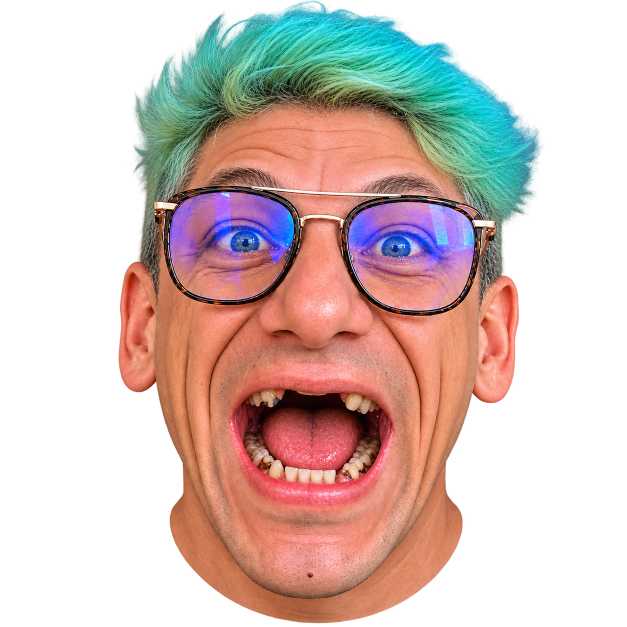
#> input picture jefes/Papi Micky.png, 1254 x 1254 px (shown at 1/2 size)
$ python cortar-jefe.py '../jefes/Papi Micky.png' 5
#> lines starting #> are read from the running program, lines starting #| are printed output that depends on the picture
#!/usr/bin/env python3
"""Prepara la foto de un jefe para el juego.

    python tools/cortar-jefe.py FOTO.png NUMERO

NUMERO es 1..5 y decide el archivo de salida (assets/sprites/boss-N.png).

Que hace:
  1. Recorta el margen transparente que sobra alrededor de la cabeza.
  2. La encaja centrada en un cuadrado, sin deformarla.
  3. La exporta al tamano que usa el juego.

Lo que NO hace: quitar el fondo. La foto tiene que llegar YA recortada, en PNG
con transparencia, igual que llego la de Rene. Si tiene fondo, el juego
dibujaria un cuadrado en vez de una cabeza, porque las celdas destruibles se
calculan leyendo la transparencia.

Requiere Pillow:  pip install pillow
"""
import os
import sys

try:
    from PIL import Image
except ImportError:
    sys.exit("Falta Pillow. Instalalo con:  pip install pillow")

LADO = 250          # tiene que coincidir con CONFIG.JEFES.ANCHO / ALTO
MARGEN = 0.04       # aire alrededor de la cabeza, en proporcion al lado
DESTINO = os.path.join(os.path.dirname(os.path.abspath(__file__)),
                       "..", "assets", "sprites")


def preparar(origen, numero):
#> called with origen = '../jefes/Papi Micky.png', numero = 5
    im = Image.open(origen).convert("RGBA")
#> im is the input picture: PIL image 1254x1254 RGBA; mean R, G, B, A 85, 65.9, 60.5, 124.1

    caja = im.getbbox()          # descarta el borde totalmente transparente
#> caja = (0, 0, 1176, 1254)
    if caja:
        im = im.crop(caja)
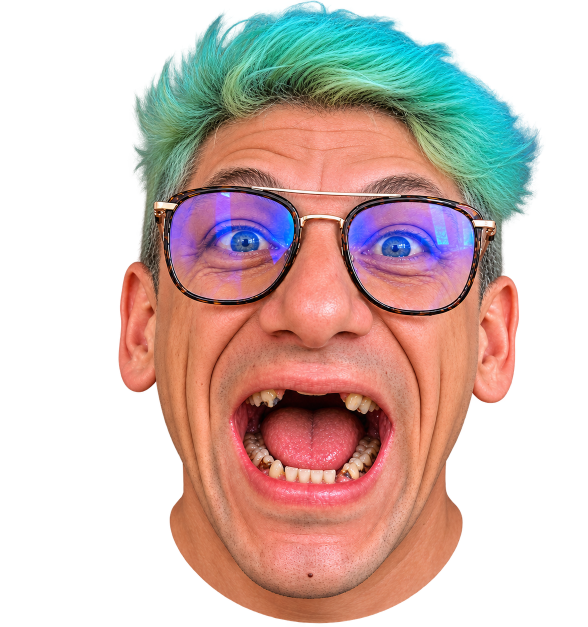
#> im: PIL image 1176x1254 RGBA (shown at 1/2 size); mean R, G, B, A 90.6, 70.3, 64.6, 132.4; transparent parts drawn white

    # Aviso util: si casi todo es opaco, la foto trae fondo y saldra cuadrada.
    alfa = im.getchannel("A")
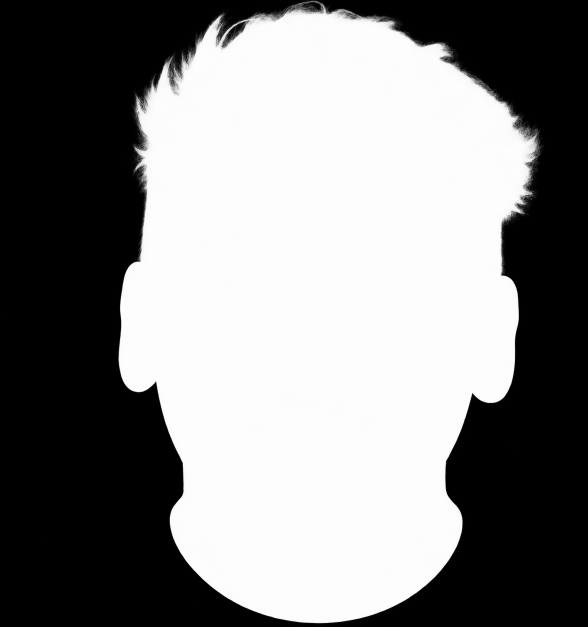
#> alfa: PIL image 1176x1254 L (shown at 1/2 size); min 0, max 255, mean 132.4
    opacos = sum(alfa.histogram()[250:])
#> opacos = 748343
    if opacos > 0.97 * im.width * im.height:
        print("  AVISO: la foto no parece tener fondo transparente.")
        print("         El jefe se vera como un cuadrado. Recortala antes.")

    util = int(LADO * (1 - 2 * MARGEN))
    escala = min(util / im.width, util / im.height)
#> escala = 0.183
    nuevo = im.resize((max(1, round(im.width * escala)),
                       max(1, round(im.height * escala))), Image.LANCZOS)
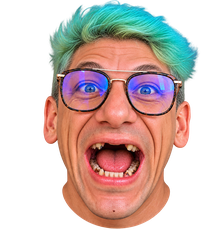
#> nuevo: PIL image 216x230 RGBA; mean R, G, B, A 91.7, 71, 64.9, 132.4; transparent parts drawn white

    lienzo = Image.new("RGBA", (LADO, LADO), (0, 0, 0, 0))
#> lienzo: PIL image 250x250 RGBA; every value is 0
    lienzo.paste(nuevo, ((LADO - nuevo.width) // 2, (LADO - nuevo.height) // 2), nuevo)
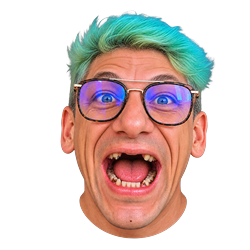
#> lienzo: PIL image 250x250 RGBA; mean R, G, B, A 69.8, 53, 48.4, 103.4; transparent parts drawn white

    salida = os.path.join(DESTINO, "boss-%d.png" % numero)
    lienzo.save(salida)
    solidas = sum(lienzo.getchannel("A").histogram()[40:])
#> solidas = 26101
    print("  %s  %dx%d  %.0f%% de la caja es cara" %
          (os.path.basename(salida), LADO, LADO, 100.0 * solidas / (LADO * LADO)))
#|   boss-5.png  250x250  42% de la caja es cara


if __name__ == "__main__":
    if len(sys.argv) < 3:
        sys.exit(__doc__)
    preparar(sys.argv[1], int(sys.argv[2]))

$ run again, on jefes/huevito-rey.png
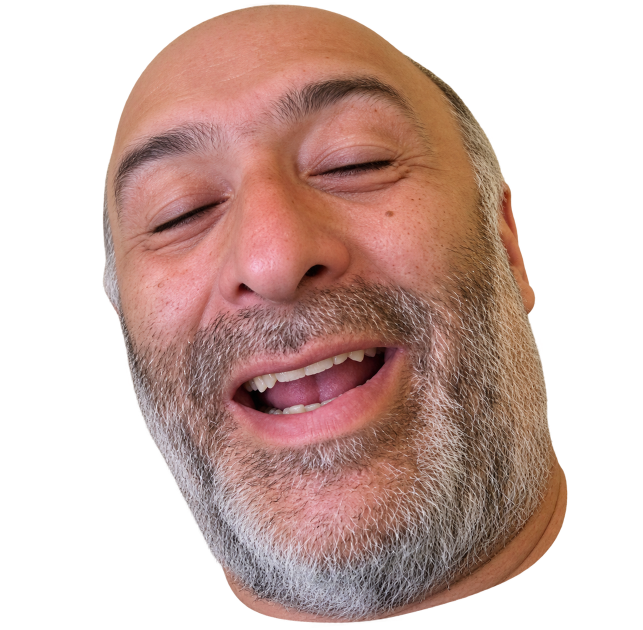
#> input picture jefes/huevito-rey.png, 1286 x 1259 px (shown at 1/2 size)
#> in preparar, im is the input picture: PIL image 1286x1259 RGBA; mean R, G, B, A 90.7, 63.8, 56.8, 136
#> caja = (0, 0, 1286, 1259)
#> in preparar, `alfa = im.getchannel("A")`:
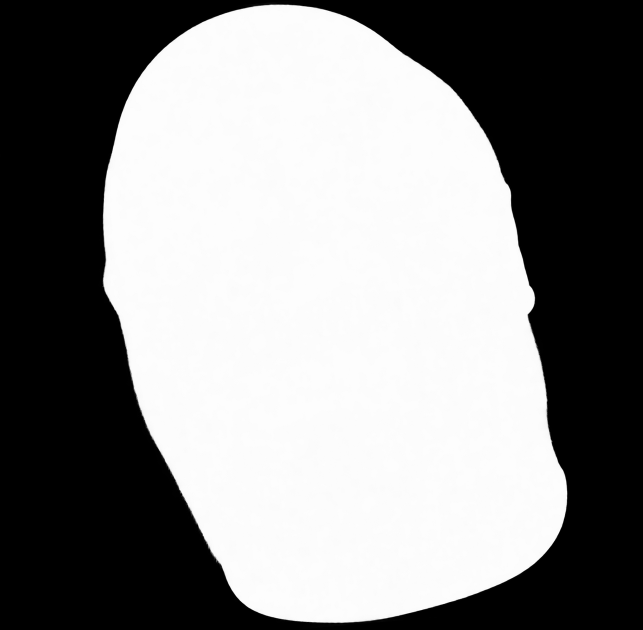
#> alfa: PIL image 1286x1259 L (shown at 1/2 size); min 0, max 255, mean 136
#> opacos = 862721
#> in preparar, `lienzo.paste(nuevo, ((LADO - nuevo.width) // 2, (LADO - nuevo.height) ..`:
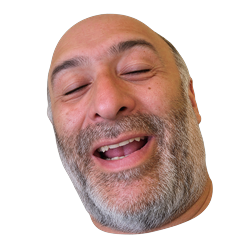
#> lienzo: PIL image 250x250 RGBA; mean R, G, B, A 73.1, 51.3, 45.7, 111; transparent parts drawn white
#> solidas = 27970
#|   boss-5.png  250x250  45% de la caja es cara

$ run again, on jefes/jb-the-voice.png
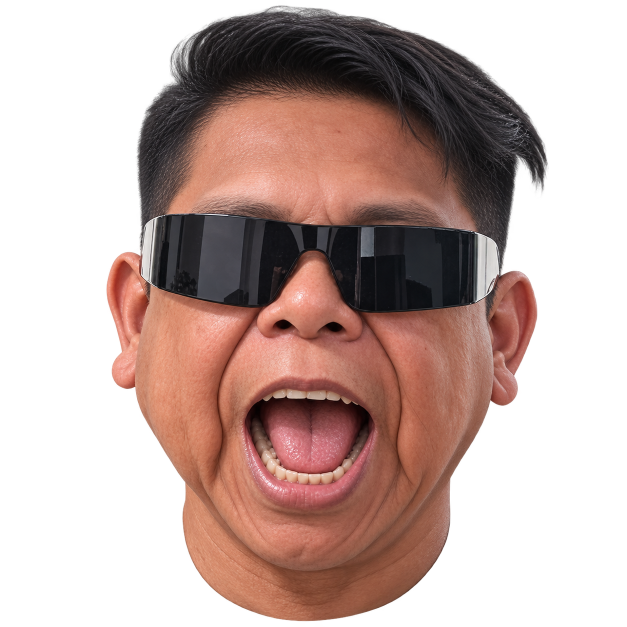
#> input picture jefes/jb-the-voice.png, 1254 x 1254 px (shown at 1/2 size)
#> in preparar, im is the input picture: PIL image 1254x1254 RGBA; mean R, G, B, A 68.8, 45.6, 40, 127.5
#> caja = (0, 0, 1100, 1254)
#> im: PIL image 1100x1254 RGBA
#> in preparar, `alfa = im.getchannel("A")`:
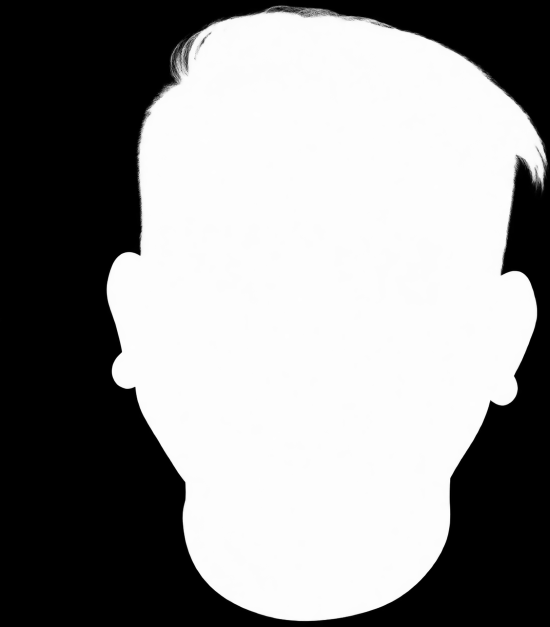
#> alfa: PIL image 1100x1254 L (shown at 1/2 size); min 0, max 255, mean 145.3
#> opacos = 776401
#> in preparar, `lienzo.paste(nuevo, ((LADO - nuevo.width) // 2, (LADO - nuevo.height) ..`:
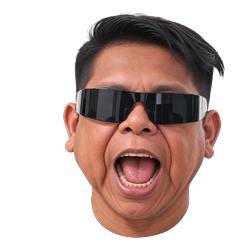
#> lienzo: PIL image 250x250 RGBA; mean R, G, B, A 56.6, 37.6, 32.8, 106.4; transparent parts drawn white
#> solidas = 26800
#|   boss-5.png  250x250  43% de la caja es cara
